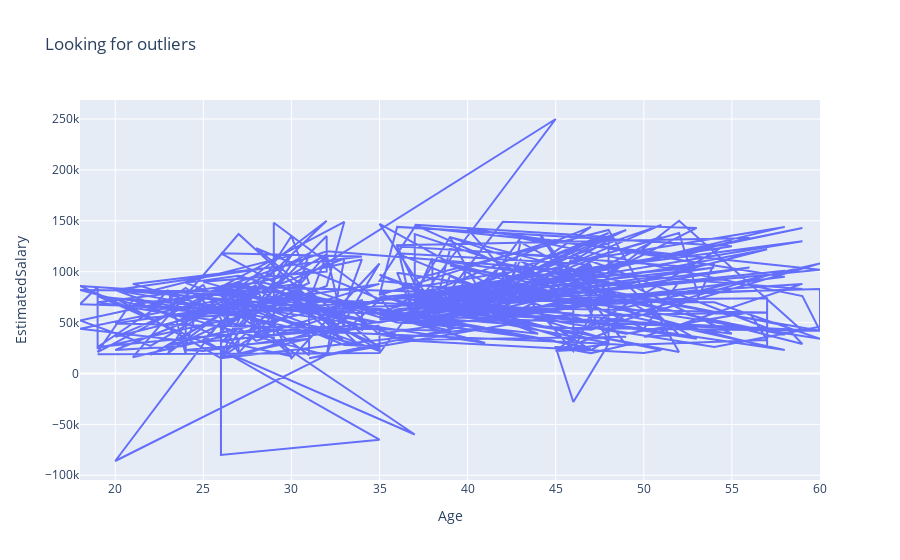

The code cell stored with this chart in its notebook:
### Code cell
# Ploting method 1
px.line(data_frame = df, x='Age', y='EstimatedSalary',title='Looking for outliers')

### Figure 1 — Plotly figure (JSON) as saved in the notebook; plotly's stock layout.template omitted (floating-point values rounded to 4 significant figures; data arrays with more than 128 entries replaced by an {"elided": "..."} marker saying what was removed)
{"data": [{"hovertemplate": "Age=%{x}<br>EstimatedSalary=%{y}<extra></extra>", "legendgroup": "", "line": {"color": "#636efa", "dash": "solid"}, "marker": {"symbol": "circle"}, "mode": "lines", "name": "", "orientation": "v", "showlegend": false, "type": "scatter", "x": {"elided": "402 int values"}, "xaxis": "x", "y": {"elided": "402 int values"}, "yaxis": "y"}], "layout": {"legend": {"tracegroupgap": 0}, "title": {"text": "Looking for outliers"}, "xaxis": {"anchor": "y", "domain": [0, 1], "title": {"text": "Age"}}, "yaxis": {"anchor": "x", "domain": [0, 1], "title": {"text": "EstimatedSalary"}}}}
